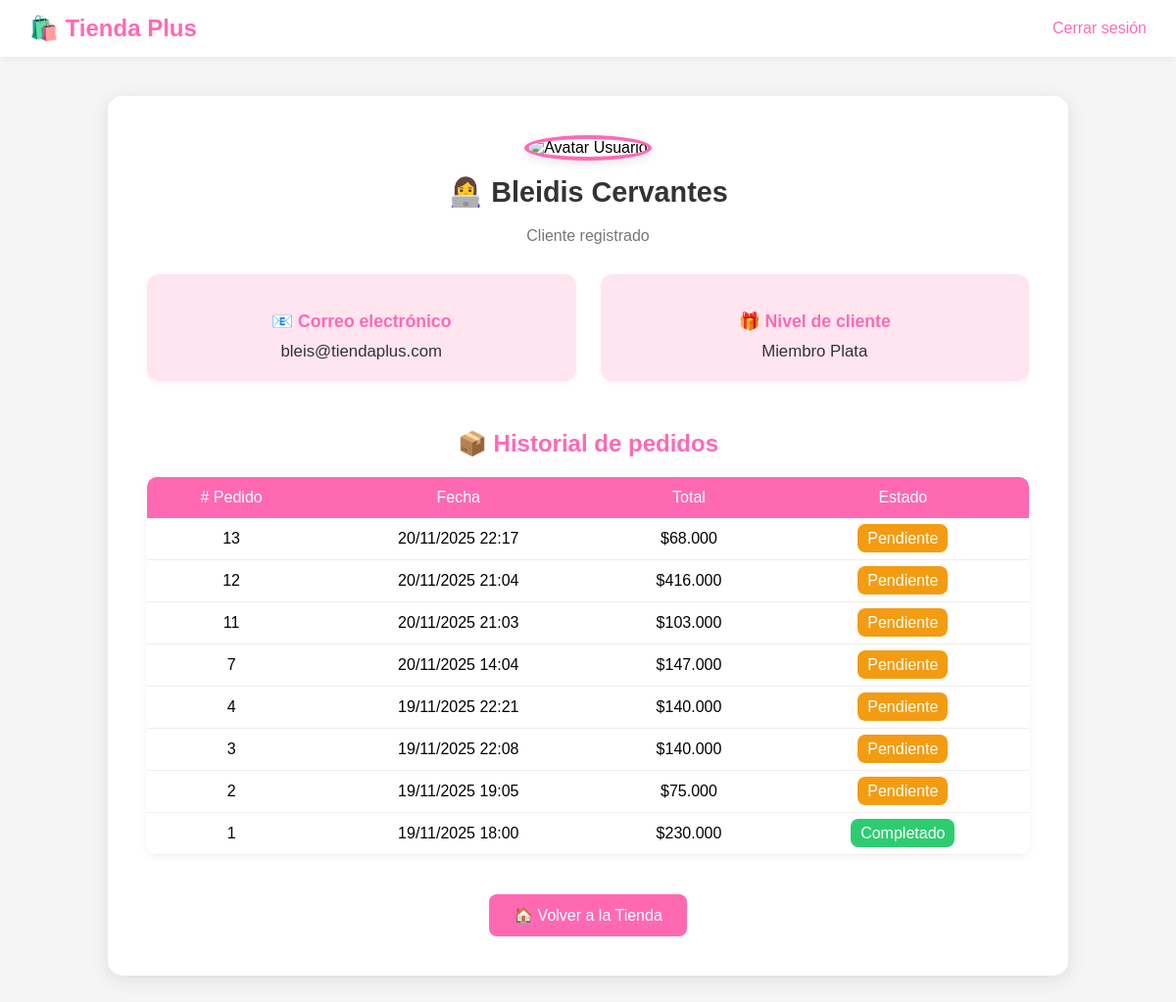
Screenshot of /perfil.php (signed in) with the database file from the repository.
### tables this page shows
CREATE TABLE `usuarios` (
  `id` int(11) NOT NULL,
  `nombre` varchar(150) NOT NULL,
  `email` varchar(150) NOT NULL,
  `password` varchar(255) NOT NULL,
  `rol` enum('admin','cliente') DEFAULT 'cliente'
);

CREATE TABLE `pedidos` (
  `id` int(11) NOT NULL,
  `usuario_id` int(11) NOT NULL,
  `fecha` datetime DEFAULT current_timestamp(),
  `total` decimal(10,2) NOT NULL,
  `estado` varchar(50) DEFAULT 'pendiente'
);

### web/perfil.php (the view, shortened to what this page needs)
<?php
$conn = new mysqli("localhost", "root", "", "TiendaPlus");
$usuario_id = $_SESSION['usuario_id'];
$stmt = $conn->prepare("SELECT nombre, email FROM usuarios WHERE id = ?");
$stmt->bind_param("i", $usuario_id);
$stmt->execute();
$result = $stmt->get_result();
$usuario = $result->fetch_assoc();
$pedidos = [];
$query = $conn->prepare("SELECT id, fecha, total, estado FROM pedidos WHERE usuario_id = ? ORDER BY fecha DESC");
$query->bind_param("i", $usuario_id);
$query->execute();
$res = $query->get_result();
while ($row = $res->fetch_assoc()) {
    $pedidos[] = $row;
}
?>
<!DOCTYPE html>
<html lang="es">
<head>
</head>
<body>
  <div class="header">
    <h2>🛍️ Tienda Plus</h2>
    <a href="logout.php">Cerrar sesión</a>
  </div>
  <div class="container">
    <div class="profile-header">
      <img src="https://cdn-icons-png.flaticon.com/512/3135/3135715.png" alt="Avatar Usuario">
      <h1>👩‍💻 <?= htmlspecialchars($usuario['nombre']) ?></h1>
      <p style="color:#777;">Cliente registrado</p>
    </div>
    <div class="profile-info">
      <div class="info-card">
        <h3>📧 Correo electrónico</h3>
        <p><?= htmlspecialchars($usuario['email']) ?></p>
      </div>
      <div class="info-card">
        <h3>🎁 Nivel de cliente</h3>
        <p>Miembro Plata</p>
      </div>
    </div>
    <div class="table-section">
      <h2>📦 Historial de pedidos</h2>
      <?php if (count($pedidos) > 0): ?>
      <table>
        <tr>
          <th># Pedido</th>
          <th>Fecha</th>
          <th>Total</th>
          <th>Estado</th>
        </tr>
        <?php foreach ($pedidos as $p): ?>
        <tr>
          <td><?= $p['id'] ?></td>
          <td><?= date("d/m/Y H:i", strtotime($p['fecha'])) ?></td>
          <td>$<?= number_format($p['total'], 0, ',', '.') ?></td>
          <td><span class="badge <?= strtolower($p['estado']) ?>"><?= ucfirst($p['estado']) ?></span></td>
        </tr>
        <?php endforeach; ?>
      </table>
      <?php else: ?>
        <p style="text-align:center; color:#555;">🕓 No tienes pedidos registrados todavía.</p>
      <?php endif; ?>
    </div>
    <a href="index.php" class="btn-back">🏠 Volver a la Tienda</a>
  </div>
</body>
</html>

### web/perfil.php (style rules this page uses)
:root { --rosa: #ff69b4; --rosa-claro: #ffe5f0; --gris: #f5f5f5; --texto: #333; }
body { font-family: 'Poppins', Arial, sans-serif; background: var(--gris); margin: 0; padding: 0; }
.header { background: white; padding: 15px 30px; box-shadow: 0 2px 8px rgba(0,0,0,0.05); display: flex; justify-content: space-between; align-items: center; }
.header h2 { color: var(--rosa); font-weight: 600; margin: 0; }
.header a { text-decoration: none; color: var(--rosa); font-weight: 500; }
.container { max-width: 900px; background: white; margin: 40px auto; padding: 40px; border-radius: 15px; box-shadow: 0 4px 20px rgba(0,0,0,0.1); }
.profile-header { text-align: center; margin-bottom: 30px; }
.profile-header img { width: 120px; height: 120px; border-radius: 50%; object-fit: cover; border: 4px solid var(--rosa); box-shadow: 0 3px 10px rgba(0,0,0,0.1); }
.profile-header h1 { color: var(--texto); margin-top: 15px; font-size: 1.8em; }
.profile-info { display: grid; grid-template-columns: 1fr 1fr; gap: 25px; margin-top: 30px; }
.info-card { background: var(--rosa-claro); padding: 20px; border-radius: 12px; box-shadow: 0 2px 6px rgba(0,0,0,0.05); text-align: center; }
.info-card h3 { color: var(--rosa); font-size: 1.1em; margin-bottom: 10px; }
.info-card p { color: var(--texto); font-size: 1.05em; margin: 0; }
.table-section { margin-top: 50px; }
.table-section h2 { color: var(--rosa); text-align: center; margin-bottom: 20px; }
table { width: 100%; border-collapse: collapse; border-radius: 10px; overflow: hidden; box-shadow: 0 2px 10px rgba(0,0,0,0.05); }
th { background: var(--rosa); color: white; padding: 12px; text-align: center; font-weight: 500; }
td { padding: 12px; text-align: center; border-bottom: 1px solid #eee; }
.badge { padding: 6px 10px; border-radius: 8px; color: white; font-weight: 500; }
.badge.pendiente { background: #f39c12; }
.badge.completado { background: #2ecc71; }
.btn-back { display: block; width: fit-content; margin: 40px auto 0; background: var(--rosa); color: white; text-decoration: none; padding: 12px 25px; border-radius: 8px; font-weight: 500; transition: 0.3s; }

### rows the page displays
usuarios: nombre "Bleidis Cervantes", email "bleis@tiendaplus.com"
pedidos: id "13", fecha "20/11/2025 22:17", total "68.000", estado "Pendiente"
pedidos: id "12", fecha "20/11/2025 21:04", total "416.000", estado "Pendiente"
pedidos: id "11", fecha "20/11/2025 21:03", total "103.000", estado "Pendiente"
pedidos: id "7", fecha "20/11/2025 14:04", total "147.000", estado "Pendiente"
pedidos: id "4", fecha "19/11/2025 22:21", total "140.000", estado "Pendiente"
pedidos: id "3", fecha "19/11/2025 22:08", total "140.000", estado "Pendiente"
pedidos: id "2", fecha "19/11/2025 19:05", total "75.000", estado "Pendiente"
pedidos: id "1", fecha "19/11/2025 18:00", total "230.000", estado "Completado"
